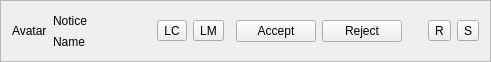
<?xml version="1.0" encoding="UTF-8"?>
<ui version="4.0">
 <class>CallControlWidgetClass</class>
 <widget class="QWidget" name="CallControlWidgetClass">
  <property name="geometry">
   <rect>
    <x>0</x>
    <y>0</y>
    <width>491</width>
    <height>58</height>
   </rect>
  </property>
  <layout class="QHBoxLayout" name="horizontalLayout_4">
   <property name="margin">
    <number>0</number>
   </property>
   <item>
    <widget class="QFrame" name="frmBackground">
     <property name="frameShape">
      <enum>QFrame::StyledPanel</enum>
     </property>
     <property name="frameShadow">
      <enum>QFrame::Raised</enum>
     </property>
     <layout class="QHBoxLayout" name="horizontalLayout_3">
      <property name="spacing">
       <number>3</number>
      </property>
      <item>
       <widget class="QLabel" name="lblAvatar">
        <property name="minimumSize">
         <size>
          <width>38</width>
          <height>38</height>
         </size>
        </property>
        <property name="maximumSize">
         <size>
          <width>38</width>
          <height>38</height>
         </size>
        </property>
        <property name="text">
         <string notr="true">Avatar</string>
        </property>
        <property name="scaledContents">
         <bool>true</bool>
        </property>
       </widget>
      </item>
      <item>
       <layout class="QVBoxLayout" name="verticalLayout">
        <property name="spacing">
         <number>3</number>
        </property>
        <item>
         <widget class="QLabel" name="lblNotice">
          <property name="text">
           <string notr="true">Notice</string>
          </property>
         </widget>
        </item>
        <item>
         <widget class="QLabel" name="lblName">
          <property name="text">
           <string notr="true">Name</string>
          </property>
         </widget>
        </item>
       </layout>
      </item>
      <item>
       <spacer name="hspSpacer">
        <property name="orientation">
         <enum>Qt::Horizontal</enum>
        </property>
        <property name="sizeHint" stdset="0">
         <size>
          <width>5</width>
          <height>20</height>
         </size>
        </property>
       </spacer>
      </item>
      <item>
       <widget class="QWidget" name="wdtControlls" native="true">
        <layout class="QHBoxLayout" name="horizontalLayout_2">
         <property name="margin">
          <number>0</number>
         </property>
         <item>
          <widget class="QWidget" name="wdtDeviceControls" native="true">
           <layout class="QHBoxLayout" name="horizontalLayout">
            <property name="margin">
             <number>0</number>
            </property>
            <item>
             <widget class="QToolButton" name="tlbLocalCamera">
              <property name="text">
               <string notr="true">LC</string>
              </property>
              <property name="iconSize">
               <size>
                <width>25</width>
                <height>25</height>
               </size>
              </property>
              <property name="checkable">
               <bool>true</bool>
              </property>
              <property name="checked">
               <bool>false</bool>
              </property>
             </widget>
            </item>
            <item>
             <widget class="QToolButton" name="tlbLocalMicrophone">
              <property name="text">
               <string notr="true">LM</string>
              </property>
              <property name="iconSize">
               <size>
                <width>25</width>
                <height>25</height>
               </size>
              </property>
              <property name="checkable">
               <bool>true</bool>
              </property>
              <property name="checked">
               <bool>false</bool>
              </property>
             </widget>
            </item>
            <item>
             <widget class="VolumeControl" name="vlcRemoteMicrophome" native="true">
              <property name="toolTip">
               <string>Volume control</string>
              </property>
             </widget>
            </item>
           </layout>
          </widget>
         </item>
         <item>
          <widget class="QPushButton" name="pbtAccept">
           <property name="toolTip">
            <string>Accept call</string>
           </property>
           <property name="text">
            <string notr="true">Accept</string>
           </property>
          </widget>
         </item>
         <item>
          <widget class="QPushButton" name="pbtReject">
           <property name="toolTip">
            <string>Reject call</string>
           </property>
           <property name="text">
            <string notr="true">Reject</string>
           </property>
          </widget>
         </item>
         <item>
          <spacer name="hspSpacer2">
           <property name="orientation">
            <enum>Qt::Horizontal</enum>
           </property>
           <property name="sizeHint" stdset="0">
            <size>
             <width>20</width>
             <height>20</height>
            </size>
           </property>
          </spacer>
         </item>
         <item>
          <widget class="QToolButton" name="tlbReject">
           <property name="toolTip">
            <string>Reject call</string>
           </property>
           <property name="text">
            <string notr="true">R</string>
           </property>
           <property name="iconSize">
            <size>
             <width>25</width>
             <height>25</height>
            </size>
           </property>
          </widget>
         </item>
         <item>
          <widget class="QToolButton" name="tlbSilent">
           <property name="toolTip">
            <string>Mute and hide</string>
           </property>
           <property name="text">
            <string notr="true">S</string>
           </property>
           <property name="iconSize">
            <size>
             <width>25</width>
             <height>25</height>
            </size>
           </property>
          </widget>
         </item>
        </layout>
       </widget>
      </item>
     </layout>
    </widget>
   </item>
  </layout>
 </widget>
 <layoutdefault spacing="6" margin="11"/>
 <customwidgets>
  <customwidget>
   <class>VolumeControl</class>
   <extends>QWidget</extends>
   <header>volumecontrol.h</header>
   <container>1</container>
  </customwidget>
 </customwidgets>
 <resources/>
 <connections/>
</ui>
